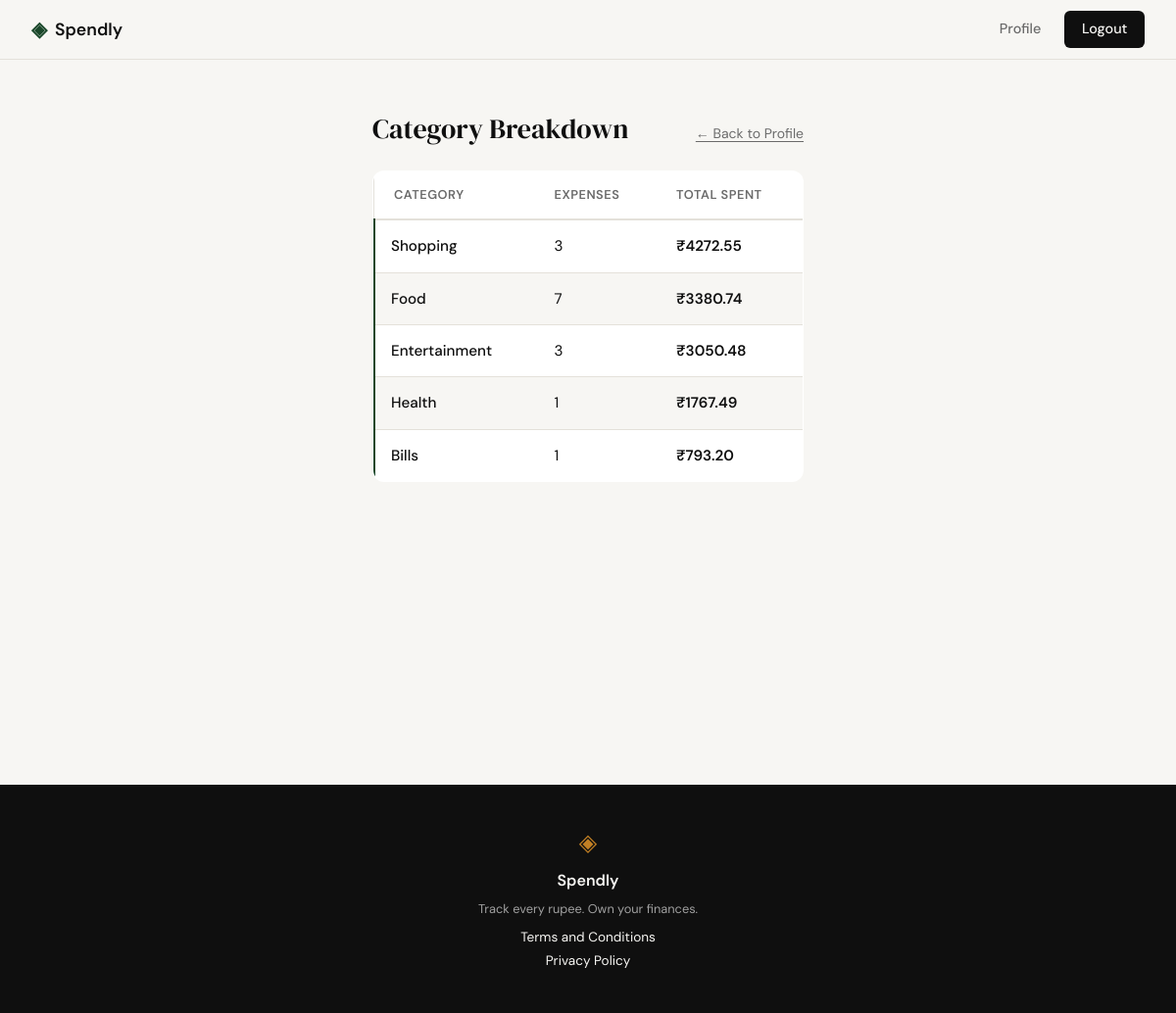
Screenshot of /expenses/categories (signed in) with the database file from the repository.
### tables this page shows
CREATE TABLE expenses (
            id          INTEGER PRIMARY KEY AUTOINCREMENT,
            user_id     INTEGER NOT NULL REFERENCES users(id),
            amount      REAL    NOT NULL,
            category    TEXT    NOT NULL,
            date        TEXT    NOT NULL,
            description TEXT,
            created_at  TEXT    DEFAULT (datetime('now'))
        );

### app.py (the view)
@app.route("/expenses/categories")
def expenses_categories():
    if not session.get("user_id"):
        return redirect(url_for("login"))
    breakdown = get_category_breakdown(session["user_id"])
    return render_template("categories.html", breakdown=breakdown)

### database/db.py (called while the page is built)
def get_db():
    db = sqlite3.connect(DB_PATH)
    db.row_factory = sqlite3.Row
    db.execute('PRAGMA foreign_keys = ON')
    return db

def get_category_breakdown(user_id):
    db = get_db()
    rows = db.execute(
        'SELECT category, COUNT(*) AS count, SUM(amount) AS total '
        'FROM expenses WHERE user_id = ? '
        'GROUP BY category ORDER BY total DESC',
        (user_id,)
    ).fetchall()
    db.close()
    return rows

### templates/categories.html (shortened to what this page needs)
{% extends "base.html" %}
{% block head %}
    <link rel="stylesheet" href="{{ url_for('static', filename='css/categories.css') }}">
{% endblock %}
{% block content %}
<section class="categories-section">
    <div class="categories-container">
        <div class="categories-header">
            <h1>Category Breakdown</h1>
            <a href="{{ url_for('profile') }}" class="back-link">&larr; Back to Profile</a>
        </div>
        {% if breakdown %}
        <table class="categories-table">
            <thead>
                <tr>
                    <th>Category</th>
                    <th>Expenses</th>
                    <th>Total Spent</th>
                </tr>
            </thead>
            <tbody>
                {% for row in breakdown %}
                <tr>
                    <td class="category-name">{{ row['category'] }}</td>
                    <td>{{ row['count'] }}</td>
                    <td class="category-total">&#8377;{{ "%.2f"|format(row['total']) }}</td>
                </tr>
                {% endfor %}
            </tbody>
        </table>
        {% else %}
        <div class="categories-empty">
            <p>No expenses recorded yet. Start tracking to see your category breakdown.</p>
            <a href="{{ url_for('profile') }}" class="back-link">&larr; Back to Profile</a>
        </div>
        {% endif %}
    </div>
</section>
{% endblock %}

### static/css/style.css (style rules this page uses)
:root { --ink: #0f0f0f; --ink-soft: #2d2d2d; --ink-muted: #6b6b6b; --ink-faint: #a0a0a0; --paper: #f7f6f3; --paper-warm: #f0ede6; --paper-card: #ffffff; --accent: #1a472a; --accent-light: #e8f0eb; --accent-2: #c17f24; --accent-2-light: #fdf3e3; --danger: #c0392b; --danger-light: #fdecea; --border: #e4e1da; --border-soft: #eeebe4; --font-display: 'DM Serif Display', Georgia, serif; --font-body: 'DM Sans', system-ui, sans-serif; --max-width: 1200px; --auth-width: 440px; --radius-sm: 6px; --radius-md: 12px; --radius-lg: 20px; }
*, *::before, *::after { box-sizing: border-box; margin: 0; padding: 0; }
html { font-size: 16px; scroll-behavior: smooth; }
body { background: var(--paper); color: var(--ink); font-family: var(--font-body); font-size: 1rem; line-height: 1.6; -webkit-font-smoothing: antialiased; }
a { color: inherit; text-decoration: none; }
.category-name { font-size: 0.9rem; font-weight: 500; color: var(--ink); }

### static/css/categories.css (style rules this page uses)
.categories-section { min-height: calc(100vh - 60px); display: flex; align-items: flex-start; justify-content: center; padding: 3rem 1.5rem; background: var(--paper); }
.categories-container { width: 100%; max-width: var(--auth-width); display: flex; flex-direction: column; gap: 1.25rem; }
.categories-header { display: flex; align-items: baseline; justify-content: space-between; flex-wrap: wrap; gap: 0.5rem; }
.categories-header h1 { font-family: var(--font-display); font-size: 1.75rem; font-weight: 400; color: var(--ink); margin: 0; }
.back-link { font-size: 0.875rem; color: var(--ink-muted); text-decoration: underline; text-underline-offset: 3px; transition: color 0.15s ease; }
.categories-table { width: 100%; border-collapse: collapse; background: var(--paper-card); border: 1px solid var(--border); border-radius: var(--radius-md); overflow: hidden; }
.categories-table thead tr { background: var(--paper-card); border-bottom: 2px solid var(--border); }
.categories-table th { padding: 0.875rem 1.25rem; text-align: left; font-size: 0.8rem; font-weight: 600; color: var(--ink-muted); text-transform: uppercase; letter-spacing: 0.04em; }
.categories-table tbody tr { border-bottom: 1px solid var(--border); transition: background 0.1s ease; }
.categories-table tbody tr:last-child { border-bottom: none; }
.categories-table tbody tr:nth-child(even) { background: var(--paper); }
.categories-table td { padding: 0.875rem 1.25rem; font-size: 0.95rem; color: var(--ink); vertical-align: middle; }
.category-name { font-weight: 500; color: var(--ink); border-left: 3px solid var(--accent); padding-left: 1rem !important; }
.category-total { font-variant-numeric: tabular-nums; font-weight: 600; color: var(--ink); }

### rows the page displays
expenses: category "Health", count "1", total "1767.49"
expenses: category "Bills", count "1", total "793.20"

### other values shown
{{ row['category'] }} "Shopping" "Food" "Entertainment"
{{ row['count'] }} "3" "7" "3"
{{ "%.2f"|format(row['total']) }} "4272.55" "3380.74" "3050.48"
